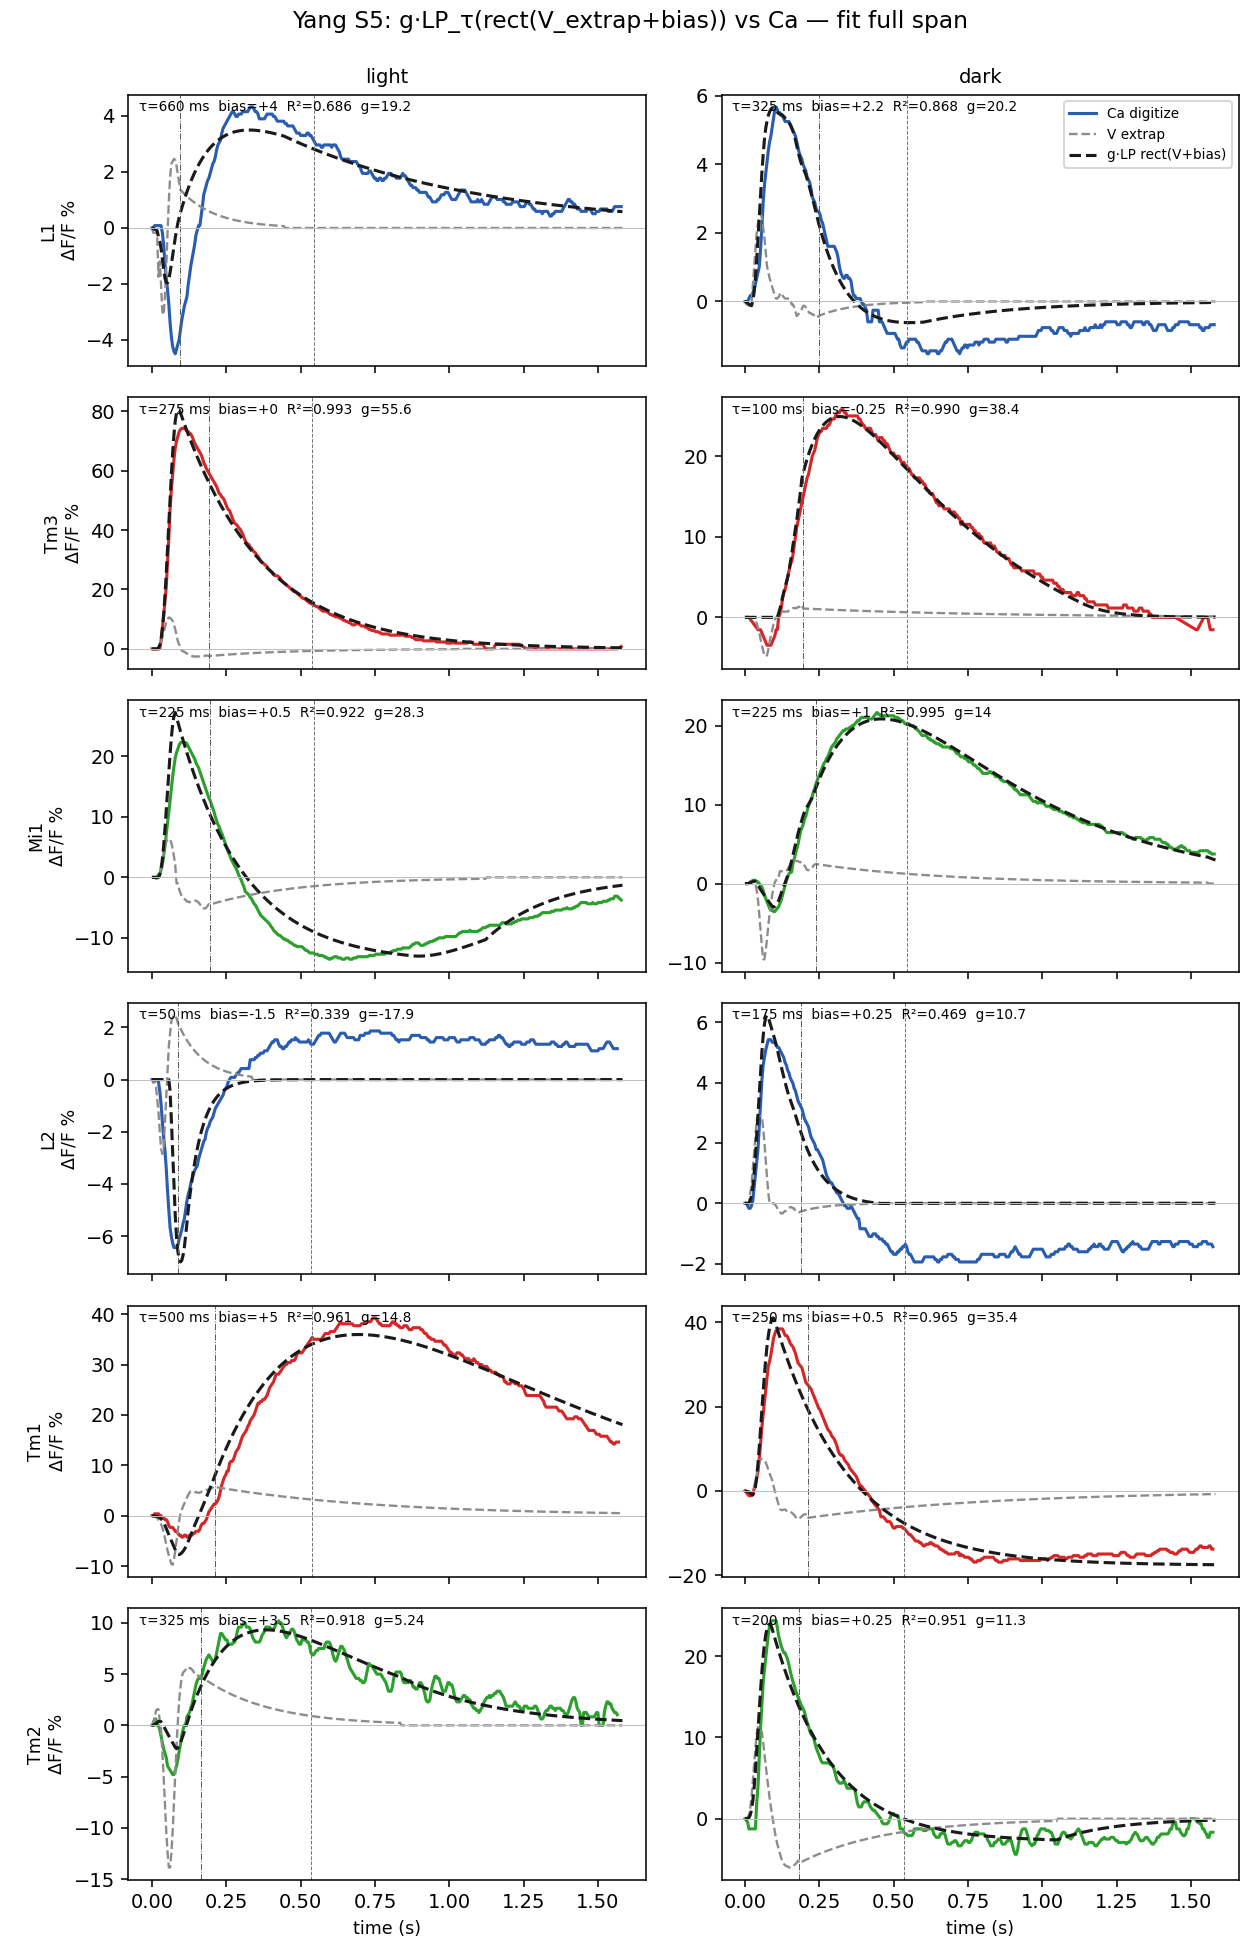

Here is the Python script that generated this plot:
"""Fit GCaMP forward LP on Yang extrap V vs digitized Ca.

Two outputs from one run:
  yang_fit.png          g·LP_τ(rect(V+bias))
  yang_fit_no_bias.png  g·LP_τ(V) — no bias, no rect

Run:  ../.venv/bin/python yang_fit.py
"""

from __future__ import annotations

from pathlib import Path

import matplotlib

matplotlib.use("Agg")
import matplotlib.pyplot as plt
import numpy as np
import pandas as pd

from yang_extrap import (
    COLORS,
    DT,
    ORDER_B,
    ORDER_E,
    TAIL450_MS,
    YANG_CSV,
    baseline0,
    build_final_v,
    resample,
)
from yang_lp import lowpass, lp_rect_bias

HERE = Path(__file__).resolve().parent
OUT_PNG = HERE / "yang_fit.png"
OUT_NO_BIAS_PNG = HERE / "yang_fit_no_bias.png"

TAUS_MS = np.unique(
    np.concatenate(
        [
            np.arange(50, 501, 25),
            np.arange(500, 2001, 20),
            np.arange(2000, 5001, 50),
        ]
    )
)
BIAS_GRID = np.arange(-5.0, 5.01, 0.25)


def r2_g(pred: np.ndarray, target: np.ndarray) -> tuple[float, float]:
    m = np.isfinite(pred) & np.isfinite(target)
    p, t = pred[m], target[m]
    if len(p) < 5 or np.allclose(p, 0):
        return -np.inf, np.nan
    g = float(np.dot(p, t) / np.dot(p, p))
    resid = t - g * p
    ss_tot = float(np.sum((t - t.mean()) ** 2))
    if ss_tot <= 0:
        return -np.inf, g
    return 1.0 - float(np.sum(resid**2)) / ss_tot, g


def load_pair(
    df: pd.DataFrame, cell: str, stimulus: str, t_grid: np.ndarray, tail_s: float
) -> tuple[np.ndarray, np.ndarray, np.ndarray, np.ndarray, int, dict]:
    v_sub = df[(df.cell == cell) & (df.modality == "voltage") & (df.stimulus == stimulus)]
    c_sub = df[(df.cell == cell) & (df.modality == "calcium") & (df.stimulus == stimulus)]
    vm = baseline0(resample(v_sub.time_s.values, v_sub.dff_percent.values, t_grid))
    v_ext, meta = build_final_v(vm, t_grid, tail_s)
    i0 = int(np.flatnonzero(np.isfinite(v_ext))[0])
    v_fill = np.nan_to_num(v_ext, nan=0.0)
    ca = baseline0(resample(c_sub.time_s.values, c_sub.dff_percent.values, t_grid))
    ca = np.where(np.isfinite(ca), ca, np.nan)
    return vm, v_ext, v_fill, ca, i0, meta


def lp_v(v_fill: np.ndarray, tau_s: float, i0: int) -> np.ndarray:
    lp0 = lowpass(v_fill, tau_s, DT)
    return lp0 - lp0[i0]


def fit_rect(
    v_ext: np.ndarray, v_fill: np.ndarray, ca: np.ndarray, i0: int
) -> dict:
    mask = np.isfinite(v_ext) & np.isfinite(ca)
    best = None
    for tau_ms in TAUS_MS:
        tau_s = tau_ms / 1000.0
        for bias in BIAS_GRID:
            p = lp_rect_bias(v_fill, float(bias), tau_s, DT, i0)
            r2, g = r2_g(p[mask], ca[mask])
            if best is None or r2 > best["R2"]:
                best = dict(tau_ms=int(tau_ms), bias=float(bias), R2=float(r2), g=float(g))
    return best


def fit_lp(v_ext: np.ndarray, v_fill: np.ndarray, ca: np.ndarray, i0: int) -> dict:
    mask = np.isfinite(v_ext) & np.isfinite(ca)
    best = None
    for tau_ms in TAUS_MS:
        p = lp_v(v_fill, tau_ms / 1000.0, i0)
        r2, g = r2_g(p[mask], ca[mask])
        if best is None or r2 > best["R2"]:
            best = dict(tau_ms=int(tau_ms), R2=float(r2), g=float(g))
    return best


def plot_panels(
    fits: dict[tuple[str, str], dict],
    df: pd.DataFrame,
    t_grid: np.ndarray,
    tail_s: float,
    path: Path,
    *,
    rect: bool,
    title: str,
    pred_label: str,
) -> None:
    fig, axes = plt.subplots(6, 2, figsize=(9, 14), sharex=True)
    for r, cell in enumerate(ORDER_B + ORDER_E):
        for c, stimulus in enumerate(["light", "dark"]):
            ax = axes[r, c]
            row = fits[(cell, stimulus)]
            _, v_ext, v_fill, ca, i0, meta = load_pair(df, cell, stimulus, t_grid, tail_s)
            tau_s = row["tau_ms"] / 1000.0
            if rect:
                p = lp_rect_bias(v_fill, row["bias"], tau_s, DT, i0)
            else:
                p = lp_v(v_fill, tau_s, i0)
            pred = row["g"] * p
            ext_m = np.isfinite(v_ext)
            color = COLORS[cell]
            ax.plot(t_grid, ca, color=color, lw=1.6, label="Ca digitize")
            ax.plot(
                t_grid[ext_m], v_ext[ext_m], color="0.55", lw=1.2, ls="--", label="V extrap"
            )
            ax.plot(t_grid, pred, color="0.1", lw=1.6, ls="--", label=pred_label)
            ax.axvline(meta["t_peak"], color="0.35", lw=0.5, ls="-.")
            ax.axvline(meta["t_end"], color="0.45", lw=0.5, ls="--")
            ax.axhline(0, color="0.75", lw=0.5)
            if r == 0:
                ax.set_title(stimulus, fontsize=10)
            if c == 0:
                ax.set_ylabel(f"{cell}\nΔF/F %", fontsize=9)
            if r == 5:
                ax.set_xlabel("time (s)", fontsize=9)
            ann = f"τ={row['tau_ms']} ms  R²={row['R2']:.3f}  g={row['g']:.3g}"
            if rect:
                ann = f"τ={row['tau_ms']} ms  bias={row['bias']:+.2g}  R²={row['R2']:.3f}  g={row['g']:.3g}"
            ax.text(0.02, 0.98, ann, transform=ax.transAxes, va="top", fontsize=7)
            if r == 0 and c == 1:
                ax.legend(fontsize=7, loc="best")
    fig.suptitle(title, y=0.995)
    fig.tight_layout()
    fig.savefig(path, dpi=140)
    plt.close(fig)


def main() -> int:
    df = pd.read_csv(YANG_CSV)
    tail_s = TAIL450_MS / 1000.0
    t_max = float(df[df.modality == "calcium"].time_s.max()) + DT
    t_grid = np.arange(0.0, t_max + 1e-9, DT)
    fits_rect: dict[tuple[str, str], dict] = {}
    fits_lp: dict[tuple[str, str], dict] = {}
    for cell in ORDER_B + ORDER_E:
        for stimulus in ["light", "dark"]:
            _, v_ext, v_fill, ca, i0, _ = load_pair(df, cell, stimulus, t_grid, tail_s)
            key = (cell, stimulus)
            fits_rect[key] = fit_rect(v_ext, v_fill, ca, i0)
            fits_lp[key] = fit_lp(v_ext, v_fill, ca, i0)
    plot_panels(
        fits_rect,
        df,
        t_grid,
        tail_s,
        OUT_PNG,
        rect=True,
        title="Yang S5: g·LP_τ(rect(V_extrap+bias)) vs Ca — fit full span",
        pred_label="g·LP rect(V+bias)",
    )
    plot_panels(
        fits_lp,
        df,
        t_grid,
        tail_s,
        OUT_NO_BIAS_PNG,
        rect=False,
        title="Yang S5: g·LP_τ(V_extrap) vs Ca — fit full span (no bias, no rect)",
        pred_label="g·LP(V)",
    )
    print(f"wrote {OUT_PNG}")
    print(f"wrote {OUT_NO_BIAS_PNG}")
    return 0


if __name__ == "__main__":
    raise SystemExit(main())
